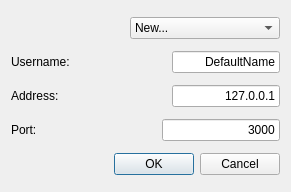
<?xml version="1.0" encoding="UTF-8"?>
<ui version="4.0">
 <class>ConnectToDocument</class>
 <widget class="QDialog" name="ConnectToDocument">
  <property name="geometry">
   <rect>
    <x>0</x>
    <y>0</y>
    <width>291</width>
    <height>192</height>
   </rect>
  </property>
  <property name="windowTitle">
   <string>Connect to Document</string>
  </property>
  <layout class="QGridLayout" name="gridLayout">
   <item row="0" column="0">
    <layout class="QHBoxLayout" name="horizontalLayout_4">
     <item>
      <spacer name="horizontalSpacer_4">
       <property name="orientation">
        <enum>Qt::Horizontal</enum>
       </property>
       <property name="sizeHint" stdset="0">
        <size>
         <width>40</width>
         <height>20</height>
        </size>
       </property>
      </spacer>
     </item>
     <item>
      <widget class="QComboBox" name="previousDocsComboBox">
       <property name="minimumSize">
        <size>
         <width>150</width>
         <height>0</height>
        </size>
       </property>
       <item>
        <property name="text">
         <string>New...</string>
        </property>
       </item>
      </widget>
     </item>
    </layout>
   </item>
   <item row="1" column="0">
    <layout class="QHBoxLayout" name="horizontalLayout_3">
     <item>
      <widget class="QLabel" name="label_3">
       <property name="text">
        <string>Username:</string>
       </property>
      </widget>
     </item>
     <item>
      <spacer name="horizontalSpacer_2">
       <property name="orientation">
        <enum>Qt::Horizontal</enum>
       </property>
       <property name="sizeHint" stdset="0">
        <size>
         <width>40</width>
         <height>20</height>
        </size>
       </property>
      </spacer>
     </item>
     <item>
      <widget class="QLineEdit" name="usernameLineEdit">
       <property name="text">
        <string>DefaultName</string>
       </property>
       <property name="alignment">
        <set>Qt::AlignRight|Qt::AlignTrailing|Qt::AlignVCenter</set>
       </property>
      </widget>
     </item>
    </layout>
   </item>
   <item row="2" column="0">
    <layout class="QHBoxLayout" name="horizontalLayout_2">
     <item>
      <widget class="QLabel" name="label">
       <property name="text">
        <string>Address:</string>
       </property>
      </widget>
     </item>
     <item>
      <spacer name="horizontalSpacer_3">
       <property name="orientation">
        <enum>Qt::Horizontal</enum>
       </property>
       <property name="sizeHint" stdset="0">
        <size>
         <width>40</width>
         <height>20</height>
        </size>
       </property>
      </spacer>
     </item>
     <item>
      <widget class="QLineEdit" name="addressLineEdit">
       <property name="inputMethodHints">
        <set>Qt::ImhNone</set>
       </property>
       <property name="text">
        <string>127.0.0.1</string>
       </property>
       <property name="alignment">
        <set>Qt::AlignRight|Qt::AlignTrailing|Qt::AlignVCenter</set>
       </property>
      </widget>
     </item>
    </layout>
   </item>
   <item row="3" column="0">
    <layout class="QHBoxLayout" name="horizontalLayout">
     <item>
      <widget class="QLabel" name="label_2">
       <property name="text">
        <string>Port:</string>
       </property>
      </widget>
     </item>
     <item>
      <spacer name="horizontalSpacer">
       <property name="orientation">
        <enum>Qt::Horizontal</enum>
       </property>
       <property name="sizeHint" stdset="0">
        <size>
         <width>40</width>
         <height>20</height>
        </size>
       </property>
      </spacer>
     </item>
     <item>
      <widget class="QLineEdit" name="portLineEdit">
       <property name="text">
        <string>3000</string>
       </property>
       <property name="alignment">
        <set>Qt::AlignRight|Qt::AlignTrailing|Qt::AlignVCenter</set>
       </property>
      </widget>
     </item>
    </layout>
   </item>
   <item row="4" column="0">
    <widget class="QDialogButtonBox" name="buttonBox">
     <property name="orientation">
      <enum>Qt::Horizontal</enum>
     </property>
     <property name="standardButtons">
      <set>QDialogButtonBox::Cancel|QDialogButtonBox::Ok</set>
     </property>
    </widget>
   </item>
  </layout>
 </widget>
 <resources/>
 <connections>
  <connection>
   <sender>buttonBox</sender>
   <signal>accepted()</signal>
   <receiver>ConnectToDocument</receiver>
   <slot>accept()</slot>
   <hints>
    <hint type="sourcelabel">
     <x>248</x>
     <y>254</y>
    </hint>
    <hint type="destinationlabel">
     <x>157</x>
     <y>274</y>
    </hint>
   </hints>
  </connection>
  <connection>
   <sender>buttonBox</sender>
   <signal>rejected()</signal>
   <receiver>ConnectToDocument</receiver>
   <slot>reject()</slot>
   <hints>
    <hint type="sourcelabel">
     <x>316</x>
     <y>260</y>
    </hint>
    <hint type="destinationlabel">
     <x>286</x>
     <y>274</y>
    </hint>
   </hints>
  </connection>
 </connections>
</ui>
